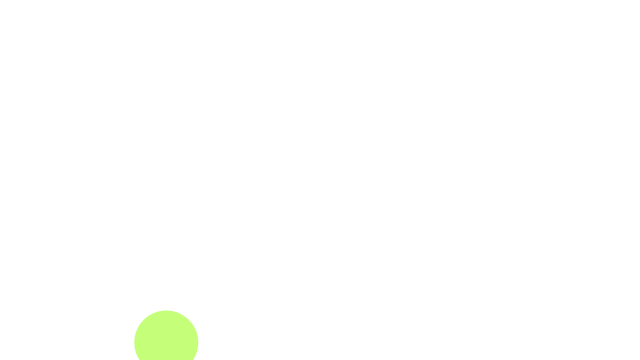
Frame 1 (no input)
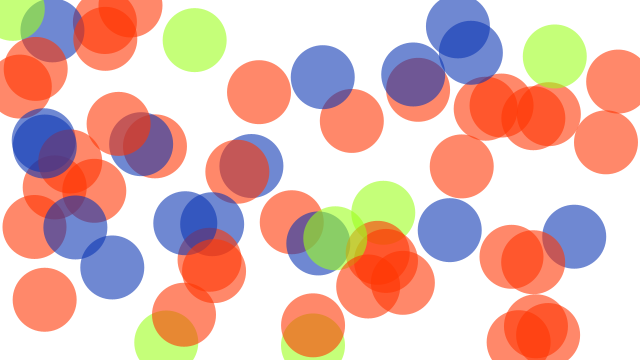
Frame 60 (the mouse pressed at the canvas centre just before this capture)
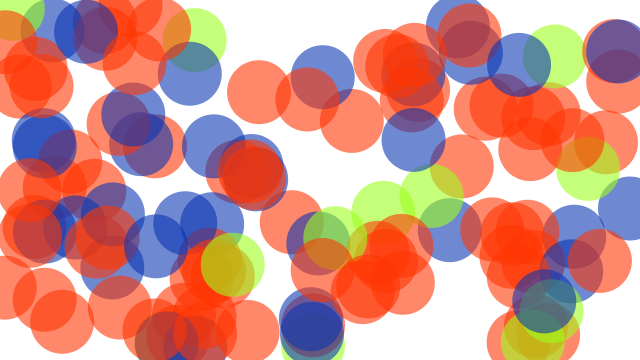
Frame 120 (the mouse held since frame 60 and released just before this capture)

The Processing sketch that drew these frames (run headless with seeded random() and noise(); from frame 60 on, the mouse is pressed at the canvas centre):

// Processing sketch: example_13_03_probability
// ── example_13_03_probability.pde
// Learning Processing
// Daniel Shiffman
// http://www.learningprocessing.com

// Example 13-3: Probabilities

void setup() {
  size(640, 360);
  background(255);
  noStroke();
}

void draw() {

  // Probabilities for 3 different cases
  // These need to add up to 100%!
  float red_prob = 0.60;   // 60% chance of red color
  float green_prob = 0.10; // 10% chance of green color
  float blue_prob = 0.30;  // 30% chance of blue color

  // Pick a random number between 0 and 1
  float num = random(1);  

  // If random number is less than .6
  if (num < red_prob) {
    fill(255, 53, 2, 150);
    // If random number is between .6 and .7
  } else if (num < green_prob + red_prob) {
    fill(156, 255, 28, 150);
    // All other cases (i.e. between .7 and 1.0)
  } else {
    fill(10, 52, 178, 150);
  }

  // Draw ellipse
  ellipse(random(width), random(height), 64, 64);
}
